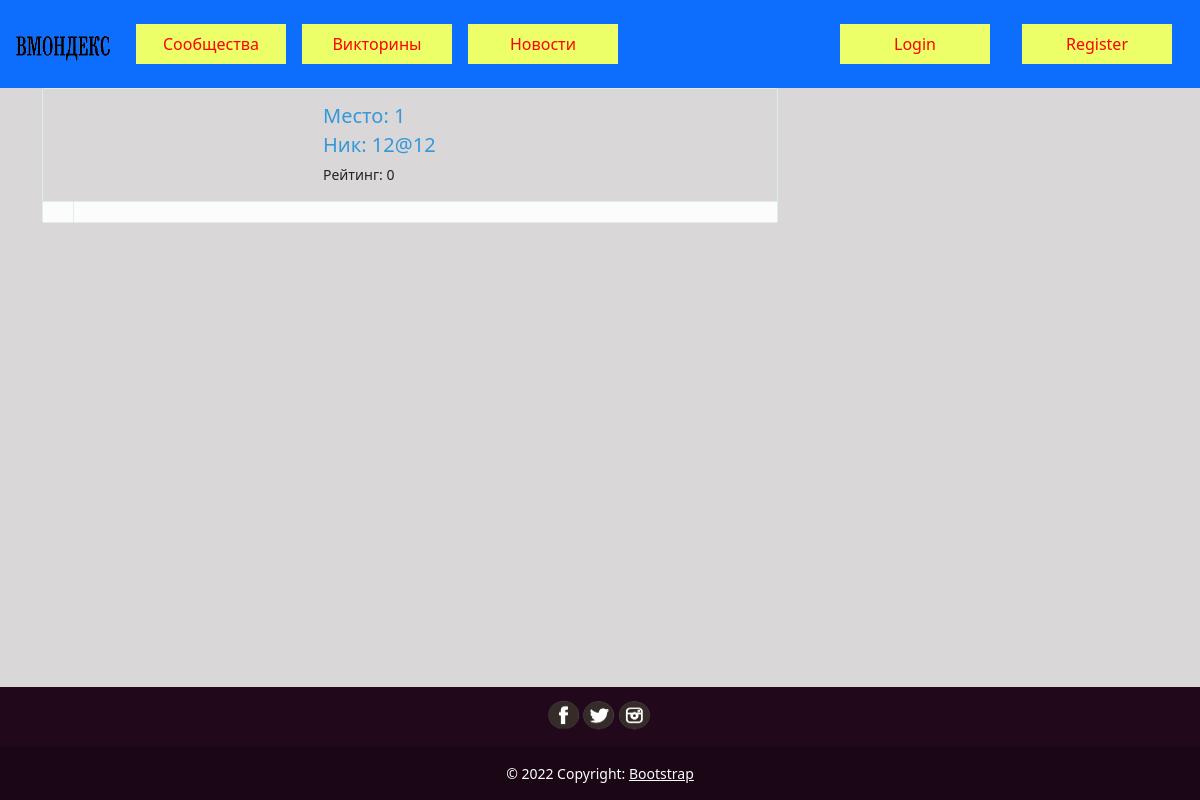
The page /api/rating on the database as committed earlier.
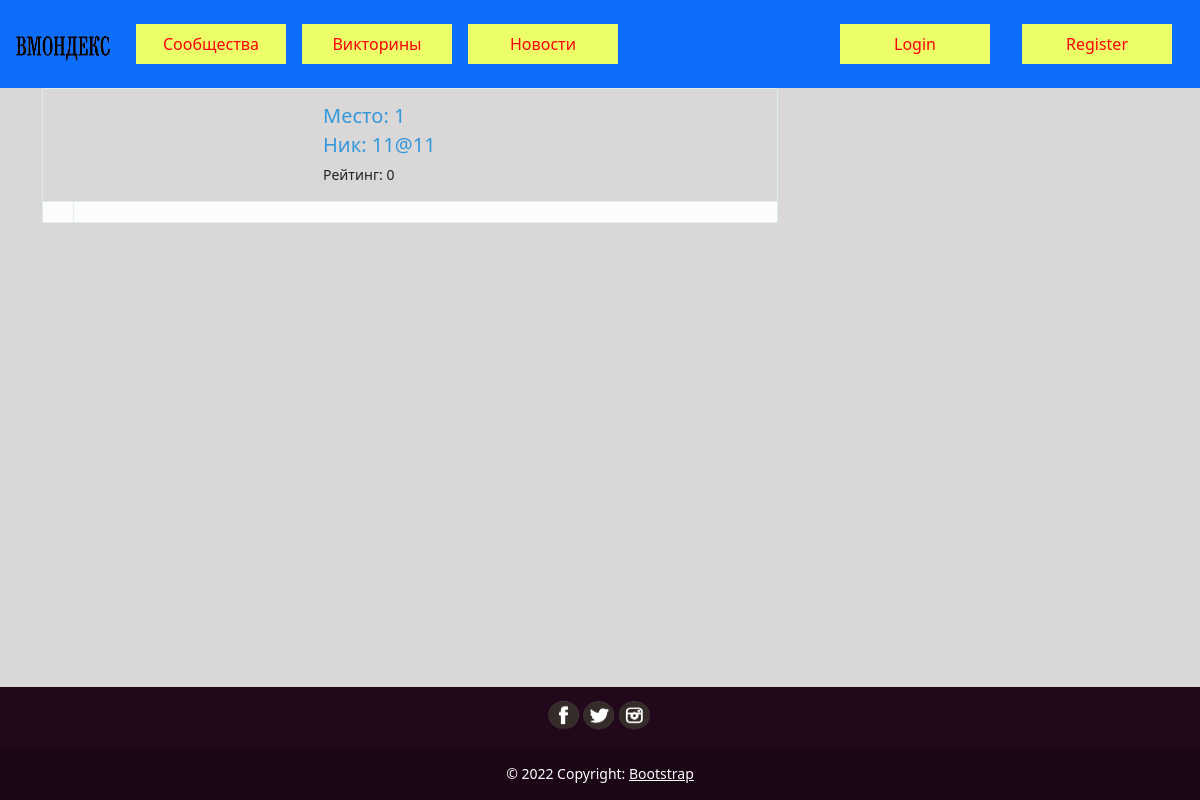
The same page on the database as committed later.
### data/users.py (models this page shows, shortened)
class User(SqlAlchemyBase, UserMixin):
    __tablename__ = 'users'
    id = sqlalchemy.Column(sqlalchemy.Integer,
                           primary_key=True, autoincrement=True)
    name = sqlalchemy.Column(sqlalchemy.String, nullable=True)
    about = sqlalchemy.Column(sqlalchemy.String, nullable=True)
    email = sqlalchemy.Column(sqlalchemy.String,
                              index=True, unique=True, nullable=True)
    img_user = sqlalchemy.Column(sqlalchemy.String, unique=True, nullable=True)
    hashed_password = sqlalchemy.Column(sqlalchemy.String, nullable=True)
    created_date = sqlalchemy.Column(sqlalchemy.DateTime,
                                     default=datetime.datetime.now)
    news = orm.relation("News", back_populates='user')
    rating = sqlalchemy.Column(sqlalchemy.Integer, default=0)

### data/rating_api.py (the view)
@blueprint.route('/api/rating')
def get_news():
    db_sess = db_session.create_session()
    users = db_sess.query(User).all()
    spo = []
    for i in users:
        spo.append([i.name, i.rating, i.img_user])
    spv = sorted(spo, key=lambda x: x[1], reverse=True)
    c = 0
    for i in spv:
        c += 1
        i.append(c)
    return render_template('rat.html', quiz=spv)

### data/db_session.py (called while the page is built)
def create_session() -> Session:
    global __factory
    return __factory()

### templates/rat.html (shortened to what this page needs)
{% extends "base.html" %}
{% block content %}
{% for item in quiz %}
<div class="container">
    <div class="row">
        <div class="col-md-8">
            <div class="wp-block property list">
                <div class="wp-block-body">
                    <div class="wp-block-img">
                    </div>
                    <div class="wp-block-content">
                        <small>
                            <h4 class="content-title">Место: {{ item[3] }}</h4>
                            <h4 class="content-title">Ник: {{ item[0] }}</h4>
                        <span class="pull-right">
              <span class="capacity">
                Рейтинг: {{ item[1] }}
              </span>
            </span>
                    </div>
                </div>
                <div class="wp-block-footer">
                    <ul class="aux-info">
                        <li> {{ item[5] }}</li>
                    </ul>
                </div>
            </div>
        </div>
    </div>
</div>
{% endfor %}
{% endblock %}

Rows that differ between the two databases and show on the page:
changed User id 1: name "12@12" → "11@11"
